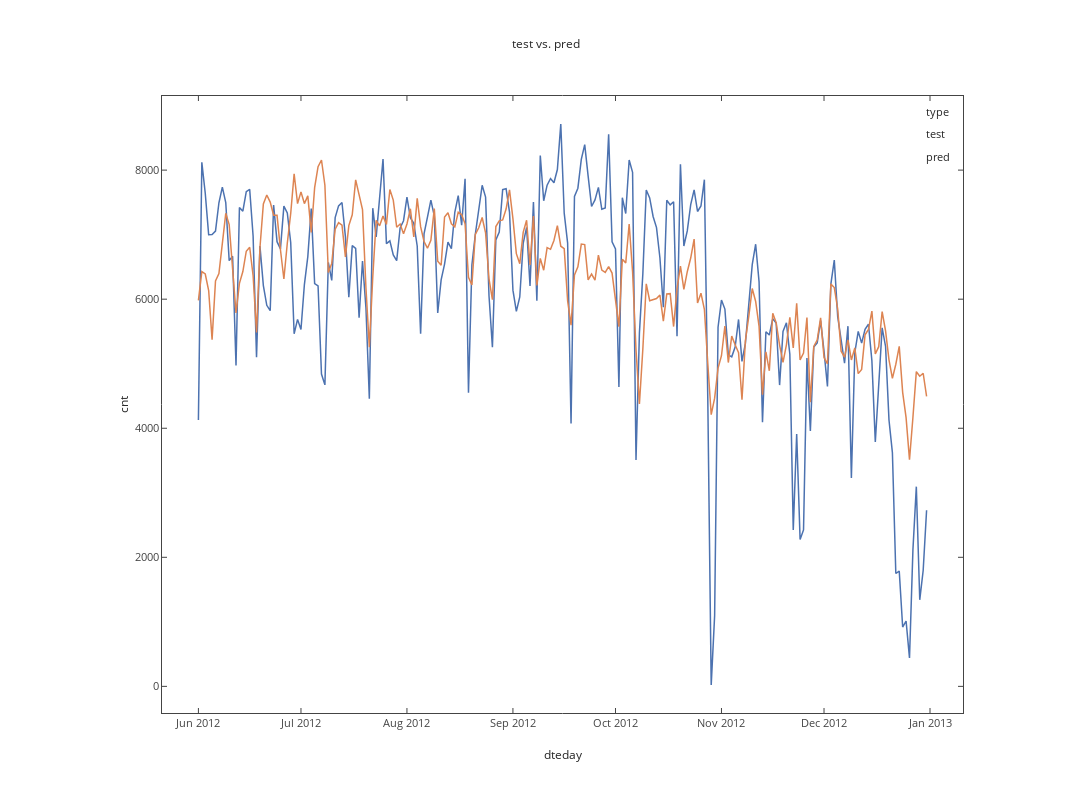

Notebook cell for this chart:
### Markdown cell above
## Plot test vs. pred

### Code cell
# prepare data for plotting (convert into long format)
test = pd.DataFrame({"dteday":df.iloc[test_idx,]["dteday"],
                         "cnt":y_test,
                         "type":"test"})
pred = pd.DataFrame({"dteday":df.iloc[test_idx,]["dteday"],
                         "cnt":y_pred,
                         "type":"pred"})
long_data=test.append(pred, ignore_index=True)

f, ax = plt.subplots(figsize=(13,8)) # Create a figure and one subplot
g=sns.lineplot(x="dteday", y="cnt", hue="type", data=long_data) # Plot the response over time
plt.title("test vs. pred")


from plotly.offline import init_notebook_mode, iplot
import plotly.tools as tls
init_notebook_mode(connected=True)

#import warnings
#warnings.filterwarnings('ignore')

plotly_fig = tls.mpl_to_plotly( f ) # PRODUCED SOME WARNINGS
iplot(plotly_fig)

### Figure 1 — Plotly figure (JSON) as saved in the notebook; plotly's stock layout.template omitted (floating-point values rounded to 4 significant figures; data arrays with more than 128 entries replaced by an {"elided": "..."} marker saying what was removed)
{"data": [{"line": {"color": "rgba (76, 114, 176, 1)", "dash": "solid", "width": 1.5}, "mode": "lines", "name": "_line0", "type": "scatter", "uid": "f432159a-df91-11e8-9b25-495241fdb144", "x": {"elided": "214 str values"}, "xaxis": "x", "y": {"elided": "214 int values"}, "yaxis": "y"}, {"line": {"color": "rgba (221, 132, 82, 1)", "dash": "solid", "width": 1.5}, "mode": "lines", "name": "_line1", "type": "scatter", "uid": "f4341ee4-df91-11e8-9b25-495241fdb144", "x": {"elided": "214 str values"}, "xaxis": "x", "y": {"elided": "214 float values"}, "yaxis": "y"}, {"line": {"color": "rgba (255, 255, 255, 1)", "dash": "solid", "width": 0}, "mode": "lines", "name": "type", "type": "scatter", "uid": "f435bfa6-df91-11e8-9b25-495241fdb144", "x": [], "xaxis": "x", "y": [], "yaxis": "y"}, {"line": {"color": "rgba (76, 114, 176, 1)", "dash": "solid", "width": 1.5}, "mode": "lines", "name": "test", "type": "scatter", "uid": "f43755e6-df91-11e8-9b25-495241fdb144", "x": [], "xaxis": "x", "y": [], "yaxis": "y"}, {"line": {"color": "rgba (221, 132, 82, 1)", "dash": "solid", "width": 1.5}, "mode": "lines", "name": "pred", "type": "scatter", "uid": "f438c3b8-df91-11e8-9b25-495241fdb144", "x": [], "xaxis": "x", "y": [], "yaxis": "y"}], "layout": {"annotations": [{"align": "left", "font": {"color": "#262626", "size": 11}, "opacity": 1, "showarrow": false, "text": "type", "x": 0.9513, "xanchor": "left", "xref": "paper", "y": 0.9598, "yanchor": "bottom", "yref": "paper"}, {"align": "left", "font": {"color": "#262626", "size": 11}, "opacity": 1, "showarrow": false, "text": "test", "x": 0.9513, "xanchor": "left", "xref": "paper", "y": 0.9231, "yanchor": "bottom", "yref": "paper"}, {"align": "left", "font": {"color": "#262626", "size": 11}, "opacity": 1, "showarrow": false, "text": "pred", "x": 0.9513, "xanchor": "left", "xref": "paper", "y": 0.8863, "yanchor": "bottom", "yref": "paper"}], "autosize": false, "height": 800, "hovermode": "closest", "margin": {"b": 87, "l": 162, "pad": 0, "r": 129, "t": 96}, "showlegend": false, "title": "test vs. pred", "titlefont": {"color": "#262626", "size": 12}, "width": 1300, "xaxis": {"anchor": "y", "domain": [0, 1], "mirror": "ticks", "nticks": 8, "range": ["2012-05-21 08:24:00", "2013-01-10 15:36:00"], "showgrid": false, "showline": true, "side": "bottom", "tickfont": {"size": 11}, "ticks": "inside", "title": "dteday", "titlefont": {"color": "#262626", "size": 12}, "type": "date", "zeroline": false}, "yaxis": {"anchor": "x", "domain": [0, 1], "mirror": "ticks", "nticks": 7, "range": [-412.6, 9149.0], "showgrid": false, "showline": true, "side": "left", "tickfont": {"size": 11}, "ticks": "inside", "title": "cnt", "titlefont": {"color": "#262626", "size": 12}, "type": "linear", "zeroline": false}}}
